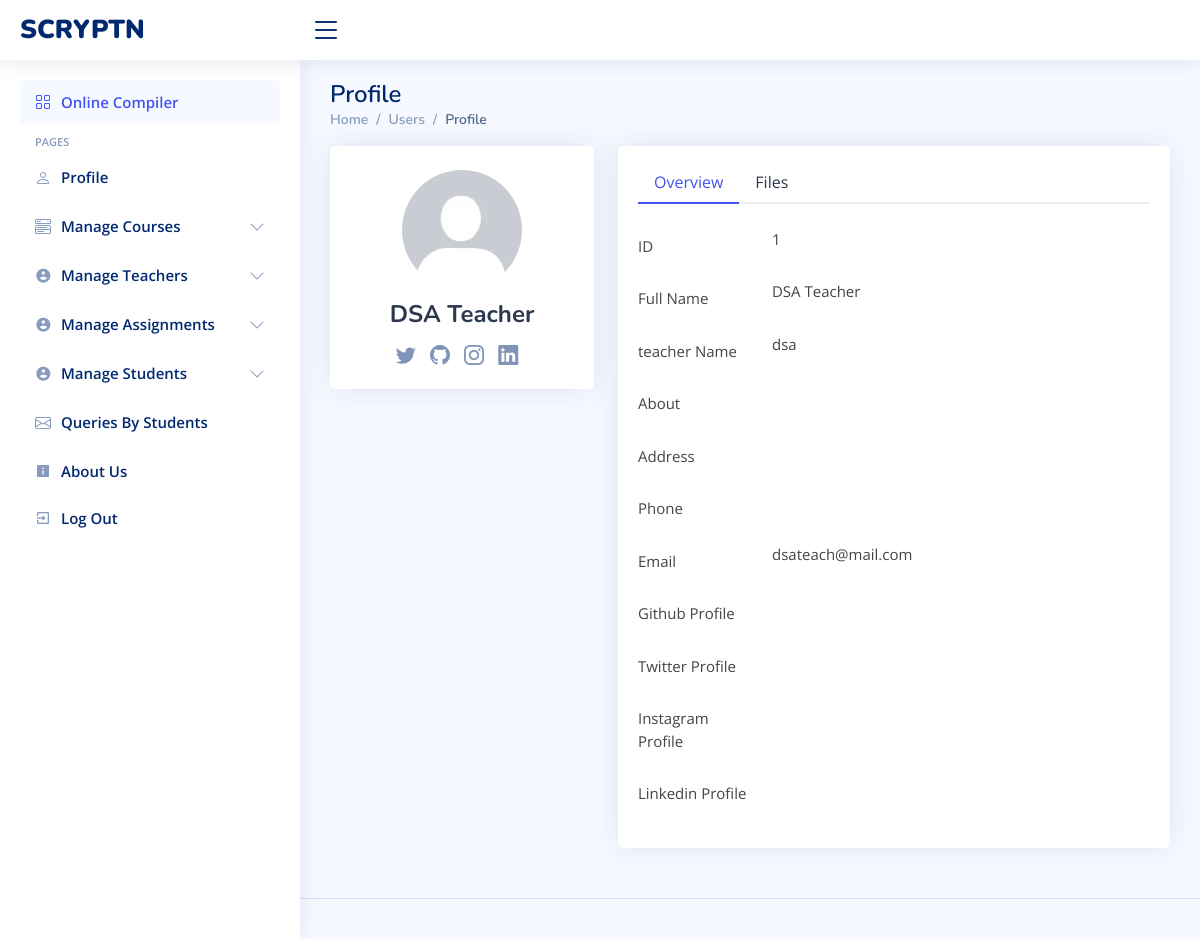
The app's page /admin/view_teacher.php?id=1 (signed in) with its own data.
### tables this page shows
CREATE TABLE `teachers` (
  `teacherID` int(11) NOT NULL,
  `teacherName` varchar(128) NOT NULL,
  `teacherEmail` varchar(128) NOT NULL,
  `teacherAddr` varchar(255) DEFAULT NULL,
  `teacherPhone` varchar(255) DEFAULT NULL,
  `teacherUid` varchar(128) NOT NULL,
  `teacherPwd` varchar(128) NOT NULL,
  `teacher_ln` text DEFAULT NULL,
  `teacher_gh` text DEFAULT NULL,
  `teacher_in` varchar(255) DEFAULT NULL,
  `teacher_tw` varchar(255) DEFAULT NULL,
  `teacher_desc` text DEFAULT NULL,
  `teacher_photo` varchar(255) DEFAULT NULL,
  `last_login` bigint(20) DEFAULT NULL,
  `assigned_course` int(11) DEFAULT NULL
);

### admin/view_teacher.php (the view, shortened to what this page needs)
<!DOCTYPE html>
<html lang="en">
<head>
  <link href="../assets/vendor/bootstrap/css/bootstrap.min.css" rel="stylesheet" />
  <link href="../assets/vendor/bootstrap-icons/bootstrap-icons.css" rel="stylesheet" />
  <link href="../assets/vendor/boxicons/css/boxicons.min.css" rel="stylesheet" />
  <link href="../assets/vendor/quill/quill.snow.css" rel="stylesheet" />
  <link href="../assets/vendor/quill/quill.bubble.css" rel="stylesheet" />
  <link href="../assets/vendor/remixicon/remixicon.css" rel="stylesheet" />
  <link href="../assets/vendor/simple-datatables/style.css" rel="stylesheet" />
  <link href="../assets/css/style.css" rel="stylesheet" />
</head>
<body>
  <?php include './includes/header.php'; ?>
  <?php include './includes/sidenav.php'; ?>
  <main id="main" class="main">
    <div class="pagetitle">
      <h1>Profile</h1>
      <nav>
        <ol class="breadcrumb">
          <li class="breadcrumb-item"><a href="index.html">Home</a></li>
          <li class="breadcrumb-item">Users</li>
          <li class="breadcrumb-item active">Profile</li>
        </ol>
      </nav>
    </div>
    <section class="section profile">
      <?php
      $servername = "localhost";
      $username = "root";
      $password = "";
      $databasename = "scr";
      $conn = new mysqli(
        $servername,
        $username,
        $password,
        $databasename
      );
      $id = $_GET["id"];
      $query = "SELECT * FROM `teachers` WHERE teacherID = $id";
      $result = $conn->query($query);
      $data = $result->fetch_assoc();
      ?>
      <div class="row">
      <div class="col-xl-4">
          <div class="card">
            <div class="card-body profile-card pt-4 d-flex flex-column align-items-center">
              <img src="../inc/user-data/profile-photos/<?php if($data["teacher_photo"]){echo $data["teacher_photo"];}else{echo "default.jpg";};?>" alt="Profile" class="rounded-circle" />
              <h2><?php echo $data["teacherName"]; ?></h2>
              <div class="social-links mt-2">
                <a href="<?php echo $data["teacher_tw"]; ?>" class="twitter"><i class="bi bi-twitter"></i></a>
                <a href="<?php echo $data["teacher_gh"]; ?>" class="github"><i class="bi bi-github"></i></a>
                <a href="<?php echo $data["teacher_in"]; ?>" class="instagram"><i class="bi bi-instagram"></i></a>
                <a href="<?php echo $data["teacher_ln"]; ?>" class="linkedin"><i class="bi bi-linkedin"></i></a>
              </div>
            </div>
          </div>
        </div>
        <div class="col-xl-8">
          <div class="card">
            <div class="card-body pt-3">
              <ul class="nav nav-tabs nav-tabs-bordered">
                <li class="nav-item">
                  <button class="nav-link active" data-bs-toggle="tab" data-bs-target="#profile-overview">
                    Overview
                  </button>
                </li>
                <li class="nav-item">
                  <button class="nav-link" data-bs-toggle="tab" data-bs-target="#user-files">
                    Files
                  </button>
                </li>
              </ul>
              <div class="tab-content pt-2">
                <div class="tab-pane fade show profile-overview active pt-3" id="profile-overview">
                    <div class="row mb-3">
                      <label for="fullName" class="col-md-4 col-lg-3 col-form-label">ID</label>
                      <div class="col-md-8 col-lg-9">
                        <?php echo $id?>
                      </div>
                    </div>
                    <div class="row mb-3">
                      <label for="fullName" class="col-md-4 col-lg-3 col-form-label">Full Name</label>
                      <div class="col-md-8 col-lg-9">
                       <?php echo $data["teacherName"];?>
                      </div>
                    </div>
                    <div class="row mb-3">
                      <label for="fullName" class="col-md-4 col-lg-3 col-form-label">teacher Name</label>
                      <div class="col-md-8 col-lg-9">
                        <?php echo $data["teacherUid"];?>
                      </div>
                    </div>
                    <div class="row mb-3">
                      <label for="about" class="col-md-4 col-lg-3 col-form-label">About</label>
                      <div class="col-md-8 col-lg-9">
                      </div>
                    </div>
                    <div class="row mb-3">
                      <label for="Address" class="col-md-4 col-lg-3 col-form-label">Address</label>
                      <div class="col-md-8 col-lg-9">
                      </div>
                    </div>
                    <div class="row mb-3">
                      <label for="Phone" class="col-md-4 col-lg-3 col-form-label">Phone</label>
                      <div class="col-md-8 col-lg-9">
                      </div>
                    </div>
                    <div class="row mb-3">
                      <label for="Email" class="col-md-4 col-lg-3 col-form-label">Email</label>
                      <div class="col-md-8 col-lg-9">
                        <?php echo $data["teacherEmail"];?>
                      </div>
                    </div>
                    <div class="row mb-3">
                      <label for="Twitter" class="col-md-4 col-lg-3 col-form-label">Github Profile</label>
                      <div class="col-md-8 col-lg-9">
                      </div>
                    </div>
                    <div class="row mb-3">
                      <label for="Facebook" class="col-md-4 col-lg-3 col-form-label">Twitter Profile</label>
                      <div class="col-md-8 col-lg-9">
                      </div>
                    </div>
                    <div class="row mb-3">
                      <label for="Instagram" class="col-md-4 col-lg-3 col-form-label">Instagram Profile</label>
                      <div class="col-md-8 col-lg-9">
                      </div>
                    </div>
                    <div class="row mb-3">
                      <label for="Linkedin" class="col-md-4 col-lg-3 col-form-label">Linkedin Profile</label>
                      <div class="col-md-8 col-lg-9">
                      </div>
                    </div>
                </div>
              </div>
            </div>
          </div>
        </div>
      </div>
    </section>
  </main>
  <footer id="footer" class="footer">
  </footer>
</body>
</html>

### assets/css/style.css (style rules this page uses)
:root { scroll-behavior: smooth; }
body { font-family: "Open Sans", sans-serif; background: #f6f9ff; color: #444444; }
a { color: #4154f1; text-decoration: none; }
h1, h2, h3, h4, h5, h6 { font-family: "Nunito", sans-serif; }
#main { margin-top: 60px; padding: 20px 30px; transition: all 0.3s; }
.pagetitle { margin-bottom: 10px; }
.pagetitle h1 { font-size: 24px; margin-bottom: 0; font-weight: 600; color: #012970; }
.card { margin-bottom: 30px; border: none; border-radius: 5px; box-shadow: 0px 0 30px rgba(1, 41, 112, 0.1); }
.card-body { padding: 0 20px 20px 20px; }
.breadcrumb { font-size: 14px; font-family: "Nunito", sans-serif; color: #899bbd; font-weight: 600; }
.breadcrumb a { color: #899bbd; transition: 0.3s; }
.breadcrumb .breadcrumb-item::before { color: #899bbd; }
.breadcrumb .active { color: #51678f; font-weight: 600; }
.nav-tabs-bordered { border-bottom: 2px solid #ebeef4; }
.nav-tabs-bordered .nav-link { margin-bottom: -2px; border: none; color: #2c384e; }
.nav-tabs-bordered .nav-link.active { background-color: #fff; color: #4154f1; border-bottom: 2px solid #4154f1; }
@media (min-width: 1200px) { #main, #footer { margin-left: 300px; } }
.profile .profile-card img { max-width: 120px; }
.profile .profile-card h2 { font-size: 24px; font-weight: 700; color: #2c384e; margin: 10px 0 0 0; }
.profile .profile-card .social-links a { font-size: 20px; display: inline-block; color: rgba(1, 41, 112, 0.5); line-height: 0; margin-right: 10px; transition: 0.3s; }
.profile .profile-overview .row { margin-bottom: 20px; font-size: 15px; }
.footer { padding: 20px 0; font-size: 14px; transition: all 0.3s; border-top: 1px solid #cddfff; }

### records on screen
teachers: teacherName "DSA Teacher", teacherUid "dsa", teacherEmail "dsateach@mail.com"

### other values on screen
$id "1"
